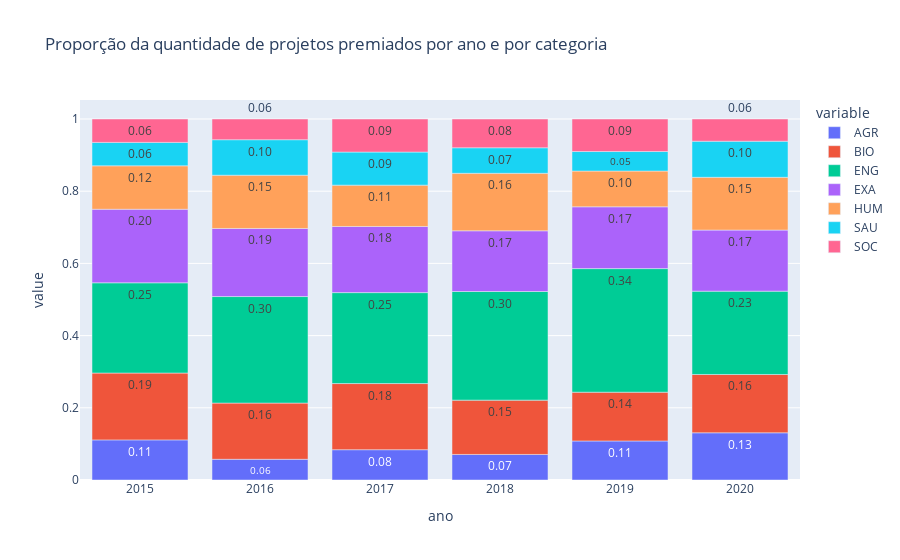

The cell this chart's notebook holds for it:
### Markdown cell above
Análise relativa

### Code cell
fig = px.bar(df_proj_prem_cat_ano_norm2, 
             x="ano",
             y=['AGR', 'BIO', 'ENG', 'EXA', 'HUM', 'SAU', 'SOC'],
             title="Proporção da quantidade de projetos premiados por ano e por categoria",
             text = "value"
            )

fig.update_traces(texttemplate='%{text:.2f}')

fig.show()

### Figure 1 — Plotly figure (JSON) as saved in the notebook; plotly's stock layout.template omitted (floating-point values rounded to 4 significant figures)
{"data": [{"alignmentgroup": "True", "hovertemplate": "variable=AGR<br>ano=%{x}<br>value=%{text}<extra></extra>", "legendgroup": "AGR", "marker": {"color": "#636efa", "pattern": {"shape": ""}}, "name": "AGR", "offsetgroup": "AGR", "orientation": "v", "showlegend": true, "text": [0.1111, 0.05738, 0.08397, 0.0708, 0.1081, 0.1308], "textposition": "auto", "texttemplate": "%{text:.2f}", "type": "bar", "x": [2015, 2016, 2017, 2018, 2019, 2020], "xaxis": "x", "y": [0.1111, 0.05738, 0.08397, 0.0708, 0.1081, 0.1308], "yaxis": "y"}, {"alignmentgroup": "True", "hovertemplate": "variable=BIO<br>ano=%{x}<br>value=%{text}<extra></extra>", "legendgroup": "BIO", "marker": {"color": "#EF553B", "pattern": {"shape": ""}}, "name": "BIO", "offsetgroup": "BIO", "orientation": "v", "showlegend": true, "text": [0.1852, 0.1557, 0.1832, 0.1504, 0.1351, 0.1615], "textposition": "auto", "texttemplate": "%{text:.2f}", "type": "bar", "x": [2015, 2016, 2017, 2018, 2019, 2020], "xaxis": "x", "y": [0.1852, 0.1557, 0.1832, 0.1504, 0.1351, 0.1615], "yaxis": "y"}, {"alignmentgroup": "True", "hovertemplate": "variable=ENG<br>ano=%{x}<br>value=%{text}<extra></extra>", "legendgroup": "ENG", "marker": {"color": "#00cc96", "pattern": {"shape": ""}}, "name": "ENG", "offsetgroup": "ENG", "orientation": "v", "showlegend": true, "text": [0.25, 0.2951, 0.2519, 0.3009, 0.3423, 0.2308], "textposition": "auto", "texttemplate": "%{text:.2f}", "type": "bar", "x": [2015, 2016, 2017, 2018, 2019, 2020], "xaxis": "x", "y": [0.25, 0.2951, 0.2519, 0.3009, 0.3423, 0.2308], "yaxis": "y"}, {"alignmentgroup": "True", "hovertemplate": "variable=EXA<br>ano=%{x}<br>value=%{text}<extra></extra>", "legendgroup": "EXA", "marker": {"color": "#ab63fa", "pattern": {"shape": ""}}, "name": "EXA", "offsetgroup": "EXA", "orientation": "v", "showlegend": true, "text": [0.2037, 0.1885, 0.1832, 0.1681, 0.1712, 0.1692], "textposition": "auto", "texttemplate": "%{text:.2f}", "type": "bar", "x": [2015, 2016, 2017, 2018, 2019, 2020], "xaxis": "x", "y": [0.2037, 0.1885, 0.1832, 0.1681, 0.1712, 0.1692], "yaxis": "y"}, {"alignmentgroup": "True", "hovertemplate": "variable=HUM<br>ano=%{x}<br>value=%{text}<extra></extra>", "legendgroup": "HUM", "marker": {"color": "#FFA15A", "pattern": {"shape": ""}}, "name": "HUM", "offsetgroup": "HUM", "orientation": "v", "showlegend": true, "text": [0.1204, 0.1475, 0.1145, 0.1593, 0.0991, 0.1462], "textposition": "auto", "texttemplate": "%{text:.2f}", "type": "bar", "x": [2015, 2016, 2017, 2018, 2019, 2020], "xaxis": "x", "y": [0.1204, 0.1475, 0.1145, 0.1593, 0.0991, 0.1462], "yaxis": "y"}, {"alignmentgroup": "True", "hovertemplate": "variable=SAU<br>ano=%{x}<br>value=%{text}<extra></extra>", "legendgroup": "SAU", "marker": {"color": "#19d3f3", "pattern": {"shape": ""}}, "name": "SAU", "offsetgroup": "SAU", "orientation": "v", "showlegend": true, "text": [0.06481, 0.09836, 0.0916, 0.0708, 0.05405, 0.1], "textposition": "auto", "texttemplate": "%{text:.2f}", "type": "bar", "x": [2015, 2016, 2017, 2018, 2019, 2020], "xaxis": "x", "y": [0.06481, 0.09836, 0.0916, 0.0708, 0.05405, 0.1], "yaxis": "y"}, {"alignmentgroup": "True", "hovertemplate": "variable=SOC<br>ano=%{x}<br>value=%{text}<extra></extra>", "legendgroup": "SOC", "marker": {"color": "#FF6692", "pattern": {"shape": ""}}, "name": "SOC", "offsetgroup": "SOC", "orientation": "v", "showlegend": true, "text": [0.06481, 0.05738, 0.0916, 0.07965, 0.09009, 0.06154], "textposition": "auto", "texttemplate": "%{text:.2f}", "type": "bar", "x": [2015, 2016, 2017, 2018, 2019, 2020], "xaxis": "x", "y": [0.06481, 0.05738, 0.0916, 0.07965, 0.09009, 0.06154], "yaxis": "y"}], "layout": {"barmode": "relative", "legend": {"title": {"text": "variable"}, "tracegroupgap": 0}, "title": {"text": "Proporção da quantidade de projetos premiados por ano e por categoria"}, "xaxis": {"anchor": "y", "domain": [0, 1], "title": {"text": "ano"}}, "yaxis": {"anchor": "x", "domain": [0, 1], "title": {"text": "value"}}}}
